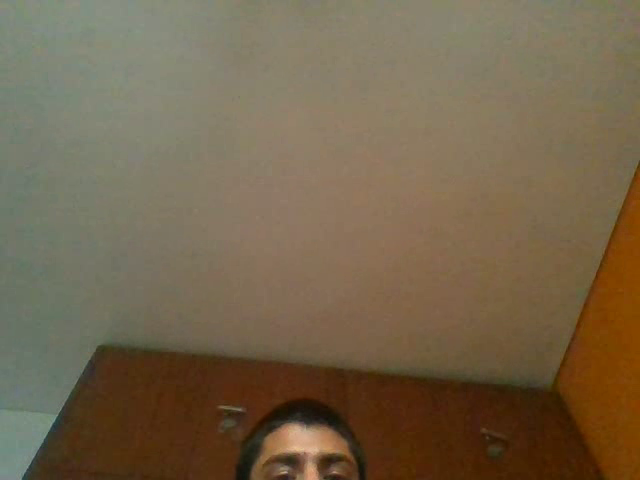
#> input picture frame 9 of motion_output.avi, 640 x 480 px, given in place of the camera
$ python motion_detection.py
#> lines starting #> are read from the running program, lines starting #| are printed output that depends on the picture; after the words box and inside, x2 and y2 are one past the last pixel; in counts of white or black regions, pixels touching at a corner belong together
import cv2

min_area = 500
output_video_path = "motion_output.avi"
video_source = 0

cap = cv2.VideoCapture(video_source)
if not cap.isOpened():
    print("Error: Could not open video source.")
    exit()

frame_width = int(cap.get(cv2.CAP_PROP_FRAME_WIDTH))
frame_height = int(cap.get(cv2.CAP_PROP_FRAME_HEIGHT))
fps = int(cap.get(cv2.CAP_PROP_FPS))

fourcc = cv2.VideoWriter_fourcc(*'XVID')
out = cv2.VideoWriter(output_video_path, fourcc, fps, (frame_width, frame_height))

fgbg = cv2.createBackgroundSubtractorMOG2()

motion_detected = False
motion_counter = 0

while cap.isOpened():
    ret, frame = cap.read()
#> frame is the input picture: shape (480, 640, 3); mean B, G, R 75.5, 100.2, 116.4
    if not ret:
        break

    fgmask = fgbg.apply(frame)
#> fgmask: shape (480, 640); every value is 127

    kernel = cv2.getStructuringElement(cv2.MORPH_ELLIPSE, (5, 5))
    fgmask = cv2.morphologyEx(fgmask, cv2.MORPH_OPEN, kernel)

    contours, _ = cv2.findContours(fgmask, cv2.RETR_EXTERNAL, cv2.CHAIN_APPROX_SIMPLE)
#> contours = [[[0, 0], [0, 479], [639, 479], [639, 0]]]

    for contour in contours:
        if cv2.contourArea(contour) < min_area:
            continue

        (x, y, w, h) = cv2.boundingRect(contour)

        cv2.rectangle(frame, (x, y), (x+w, y+h), (0, 255, 0), 2)

        motion_detected = True
        motion_counter = fps
#> this loop made 1 pass
#> (contour, x, y, w, h, motion_detected, motion_counter) on pass 1: ([[0, 0], [0, 479], [639, 479], [639, 0]], 0, 0, 640, 480, True, 30)
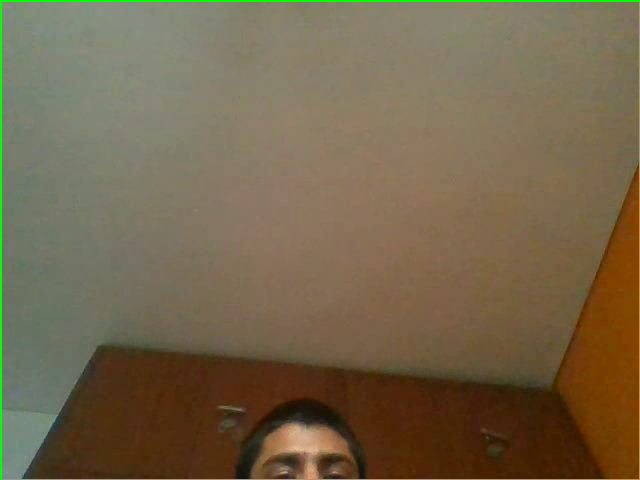
#> frame: shape (480, 640, 3); 1.09% of pixels changed, all inside (x1, y1, x2, y2) = (0, 0, 640, 480)

    if motion_detected:
        out.write(frame)
        motion_counter -= 1
#> motion_counter = 29
        if motion_counter <= 0:
            motion_detected = False

    cv2.imshow('Motion Detection', frame)

    if cv2.waitKey(30) & 0xFF == 27:
#> (key Esc is pressed here)
        break

cap.release()
out.release()
cv2.destroyAllWindows()

$ run again, starting later in the video
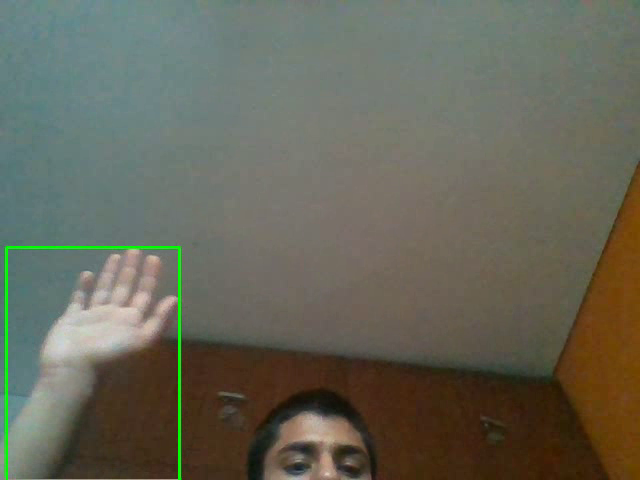
#> input picture frame 44 of motion_output.avi, 640 x 480 px, given in place of the camera
#> frame is the input picture: shape (480, 640, 3); mean B, G, R 88.3, 101.9, 101.7
#> fgmask: shape (480, 640); every value is 127
#> contours = [[[0, 0], [0, 479], [639, 479], [639, 0]]]
#> the loop `for contour in contours:` made 1 pass
#> (contour, x, y, w, h, motion_detected, motion_counter) on pass 1: ([[0, 0], [0, 479], [639, 479], [639, 0]], 0, 0, 640, 480, True, 30)
#> after the loop `for contour in contours:`:
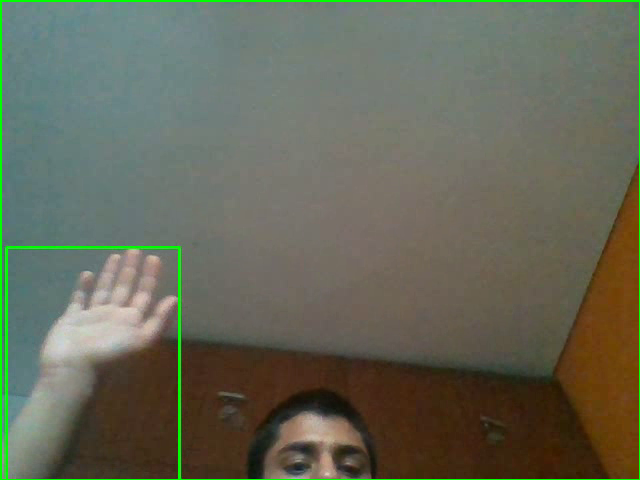
#> frame: shape (480, 640, 3); 1.09% of pixels changed, all inside (x1, y1, x2, y2) = (0, 0, 640, 480)
#> `motion_counter -= 1`: motion_counter = 29

$ run again, starting later in the video
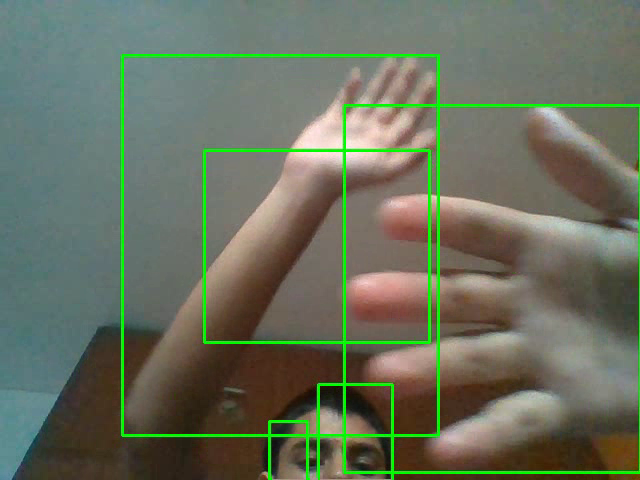
#> input picture frame 78 of motion_output.avi, 640 x 480 px, given in place of the camera
#> frame is the input picture: shape (480, 640, 3); mean B, G, R 93.7, 111.9, 104.3
#> fgmask: shape (480, 640); every value is 127
#> contours = [[[0, 0], [0, 479], [639, 479], [639, 0]]]
#> the loop `for contour in contours:` made 1 pass
#> (contour, x, y, w, h, motion_detected, motion_counter) on pass 1: ([[0, 0], [0, 479], [639, 479], [639, 0]], 0, 0, 640, 480, True, 30)
#> after the loop `for contour in contours:`:
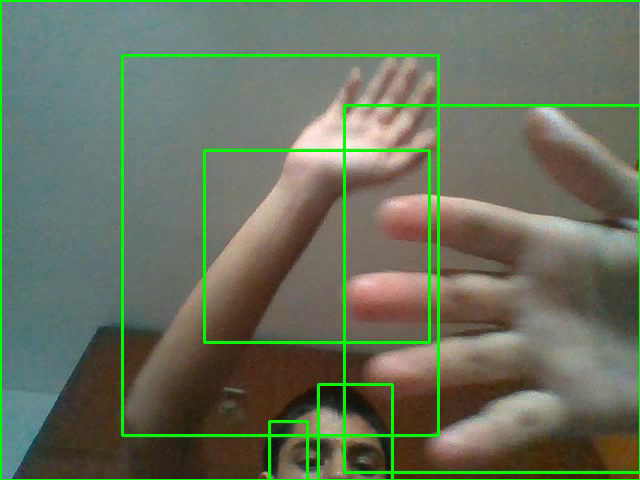
#> frame: shape (480, 640, 3); 1.09% of pixels changed, all inside (x1, y1, x2, y2) = (0, 0, 640, 480)
#> `motion_counter -= 1`: motion_counter = 29
